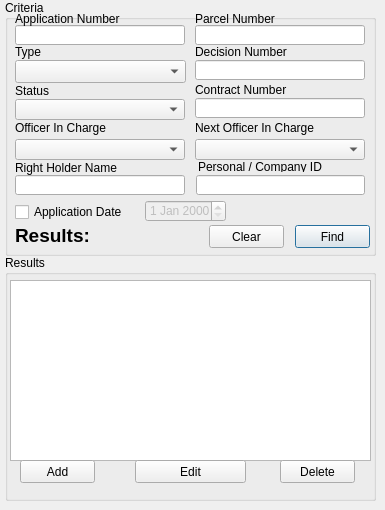
      <widget class="QWidget" name="application_tab">
       <attribute name="title">
        <string>Application</string>
       </attribute>
       <widget class="QGroupBox" name="groupBox_11">
        <property name="geometry">
         <rect>
          <x>5</x>
          <y>0</y>
          <width>371</width>
          <height>256</height>
         </rect>
        </property>
        <property name="title">
         <string>Criteria</string>
        </property>
        <widget class="QLineEdit" name="application_application_num_edit">
         <property name="geometry">
          <rect>
           <x>10</x>
           <y>25</y>
           <width>170</width>
           <height>20</height>
          </rect>
         </property>
        </widget>
        <widget class="QLineEdit" name="application_right_holder_name_edit">
         <property name="geometry">
          <rect>
           <x>10</x>
           <y>175</y>
           <width>170</width>
           <height>20</height>
          </rect>
         </property>
         <property name="toolTip">
          <string>insert a comma to search for first and surname: surname, first_name</string>
         </property>
        </widget>
        <widget class="QLineEdit" name="application_parcel_num_edit">
         <property name="geometry">
          <rect>
           <x>190</x>
           <y>25</y>
           <width>170</width>
           <height>20</height>
          </rect>
         </property>
        </widget>
        <widget class="QLineEdit" name="application_contract_num_edit">
         <property name="geometry">
          <rect>
           <x>190</x>
           <y>98</y>
           <width>170</width>
           <height>20</height>
          </rect>
         </property>
        </widget>
        <widget class="QLineEdit" name="application_decision_num_edit">
         <property name="geometry">
          <rect>
           <x>190</x>
           <y>60</y>
           <width>170</width>
           <height>20</height>
          </rect>
         </property>
        </widget>
        <widget class="QLabel" name="label_30">
         <property name="geometry">
          <rect>
           <x>10</x>
           <y>10</y>
           <width>171</width>
           <height>17</height>
          </rect>
         </property>
         <property name="text">
          <string>Application Number</string>
         </property>
        </widget>
        <widget class="QLabel" name="label_31">
         <property name="geometry">
          <rect>
           <x>10</x>
           <y>82</y>
           <width>171</width>
           <height>17</height>
          </rect>
         </property>
         <property name="text">
          <string>Status</string>
         </property>
        </widget>
        <widget class="QLabel" name="label_32">
         <property name="geometry">
          <rect>
           <x>10</x>
           <y>119</y>
           <width>171</width>
           <height>17</height>
          </rect>
         </property>
         <property name="text">
          <string>Officer In Charge</string>
         </property>
        </widget>
        <widget class="QLabel" name="label_33">
         <property name="geometry">
          <rect>
           <x>10</x>
           <y>159</y>
           <width>171</width>
           <height>17</height>
          </rect>
         </property>
         <property name="text">
          <string>Right Holder Name</string>
         </property>
        </widget>
        <widget class="QLabel" name="label_34">
         <property name="geometry">
          <rect>
           <x>190</x>
           <y>10</y>
           <width>171</width>
           <height>17</height>
          </rect>
         </property>
         <property name="text">
          <string>Parcel Number</string>
         </property>
        </widget>
        <widget class="QLabel" name="label_35">
         <property name="geometry">
          <rect>
           <x>190</x>
           <y>43</y>
           <width>171</width>
           <height>17</height>
          </rect>
         </property>
         <property name="text">
          <string>Decision Number</string>
         </property>
        </widget>
        <widget class="QLabel" name="label_36">
         <property name="geometry">
          <rect>
           <x>190</x>
           <y>81</y>
           <width>171</width>
           <height>17</height>
          </rect>
         </property>
         <property name="text">
          <string>Contract Number</string>
         </property>
        </widget>
        <widget class="QComboBox" name="office_in_charge_cbox">
         <property name="geometry">
          <rect>
           <x>10</x>
           <y>139</y>
           <width>170</width>
           <height>21</height>
          </rect>
         </property>
        </widget>
        <widget class="QComboBox" name="status_cbox">
         <property name="geometry">
          <rect>
           <x>10</x>
           <y>99</y>
           <width>170</width>
           <height>21</height>
          </rect>
         </property>
        </widget>
        <widget class="QLabel" name="application_results_label">
         <property name="geometry">
          <rect>
           <x>10</x>
           <y>225</y>
           <width>121</width>
           <height>20</height>
          </rect>
         </property>
         <property name="font">
          <font>
           <family>Lucida Grande</family>
           <pointsize>14</pointsize>
           <weight>75</weight>
           <bold>true</bold>
          </font>
         </property>
         <property name="text">
          <string>Results:</string>
         </property>
         <property name="alignment">
          <set>Qt::AlignLeading|Qt::AlignLeft|Qt::AlignVCenter</set>
         </property>
        </widget>
        <widget class="QComboBox" name="next_officer_in_charge_cbox">
         <property name="geometry">
          <rect>
           <x>190</x>
           <y>139</y>
           <width>170</width>
           <height>21</height>
          </rect>
         </property>
        </widget>
        <widget class="QLabel" name="label_37">
         <property name="geometry">
          <rect>
           <x>190</x>
           <y>119</y>
           <width>171</width>
           <height>17</height>
          </rect>
         </property>
         <property name="text">
          <string>Next Officer In Charge</string>
         </property>
        </widget>
        <widget class="QLabel" name="label_55">
         <property name="geometry">
          <rect>
           <x>10</x>
           <y>42</y>
           <width>171</width>
           <height>20</height>
          </rect>
         </property>
         <property name="text">
          <string>Type</string>
         </property>
        </widget>
        <widget class="QComboBox" name="app_type_cbox">
         <property name="geometry">
          <rect>
           <x>10</x>
           <y>60</y>
           <width>171</width>
           <height>23</height>
          </rect>
         </property>
        </widget>
        <widget class="QLabel" name="label_71">
         <property name="geometry">
          <rect>
           <x>193</x>
           <y>162</y>
           <width>153</width>
           <height>10</height>
          </rect>
         </property>
         <property name="text">
          <string>Personal / Company ID</string>
         </property>
        </widget>
        <widget class="QLineEdit" name="personal_application_edit">
         <property name="geometry">
          <rect>
           <x>191</x>
           <y>175</y>
           <width>169</width>
           <height>20</height>
          </rect>
         </property>
        </widget>
        <widget class="QCheckBox" name="app_date_checkbox">
         <property name="geometry">
          <rect>
           <x>10</x>
           <y>202</y>
           <width>121</width>
           <height>20</height>
          </rect>
         </property>
         <property name="text">
          <string>Application Date</string>
         </property>
        </widget>
        <widget class="QDateEdit" name="application_datetime_edit">
         <property name="enabled">
          <bool>false</bool>
         </property>
         <property name="geometry">
          <rect>
           <x>140</x>
           <y>200</y>
           <width>81</width>
           <height>22</height>
          </rect>
         </property>
        </widget>
       </widget>
       <widget class="QPushButton" name="application_find_button">
        <property name="geometry">
         <rect>
          <x>295</x>
          <y>225</y>
          <width>75</width>
          <height>23</height>
         </rect>
        </property>
        <property name="text">
         <string>Find</string>
        </property>
        <property name="autoDefault">
         <bool>true</bool>
        </property>
        <property name="default">
         <bool>true</bool>
        </property>
       </widget>
       <widget class="QPushButton" name="application_clear_button">
        <property name="geometry">
         <rect>
          <x>209</x>
          <y>225</y>
          <width>75</width>
          <height>23</height>
         </rect>
        </property>
        <property name="text">
         <string>Clear</string>
        </property>
       </widget>
       <widget class="QGroupBox" name="groupBox_12">
        <property name="geometry">
         <rect>
          <x>5</x>
          <y>255</y>
          <width>371</width>
          <height>246</height>
         </rect>
        </property>
        <property name="title">
         <string>Results</string>
        </property>
        <widget class="QTableWidget" name="application_results_twidget">
         <property name="geometry">
          <rect>
           <x>5</x>
           <y>25</y>
           <width>361</width>
           <height>181</height>
          </rect>
         </property>
         <property name="selectionMode">
          <enum>QAbstractItemView::ExtendedSelection</enum>
         </property>
        </widget>
        <widget class="QPushButton" name="application_delete_button">
         <property name="geometry">
          <rect>
           <x>275</x>
           <y>205</y>
           <width>75</width>
           <height>23</height>
          </rect>
         </property>
         <property name="text">
          <string>Delete</string>
         </property>
        </widget>
        <widget class="QPushButton" name="application_edit_button">
         <property name="geometry">
          <rect>
           <x>130</x>
           <y>205</y>
           <width>111</width>
           <height>23</height>
          </rect>
         </property>
         <property name="text">
          <string>Edit</string>
         </property>
        </widget>
        <widget class="QPushButton" name="application_add_button">
         <property name="geometry">
          <rect>
           <x>15</x>
           <y>205</y>
           <width>75</width>
           <height>23</height>
          </rect>
         </property>
         <property name="text">
          <string>Add</string>
         </property>
        </widget>
       </widget>
      </widget>
